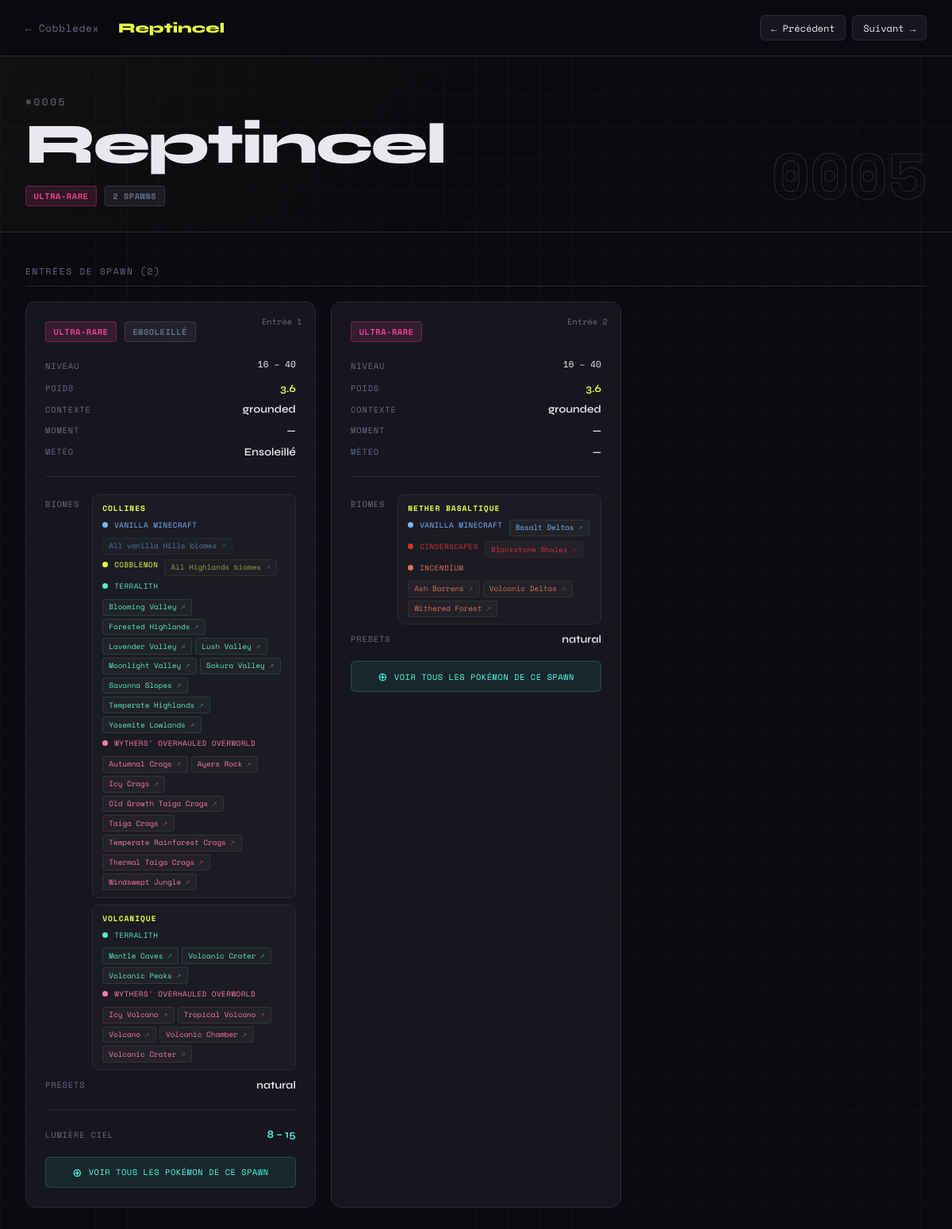
The page /pokemon/5 on the database its author committed.
### tables this page shows
CREATE TABLE pokemon_spawns (
            id               INTEGER PRIMARY KEY AUTOINCREMENT,
            numero           INTEGER,
            pokemon          TEXT,
            pokemon_en       TEXT,
            forme            TEXT,
            entree           INTEGER,
            bucket           TEXT,
            poids            REAL,
            niveau_min       INTEGER,
            niveau_max       INTEGER,
            biomes           TEXT,
            biomes_tags      TEXT,
            biomes_exclus    TEXT,
            biomes_exclus_tags TEXT,
            moment           TEXT,
            meteo            TEXT,
            multiplicateurs  TEXT,
            contexte         TEXT,
            presets          TEXT,
            conditions       TEXT,
            anticonditions   TEXT,
            lumiere_min      REAL,
            lumiere_max      REAL,
            peut_voir_ciel   TEXT,
            pattern          TEXT,
            structures       TEXT,
            structures_exclu TEXT,
            lune             TEXT,
            est_actif        INTEGER DEFAULT 1
        );

### app.py (the view)
@app.route("/pokemon/<int:numero>")
def pokemon_detail(numero):
    conn = get_db()
    rows = conn.execute(
        "SELECT * FROM pokemon_spawns WHERE numero = ? ORDER BY entree",
        (numero,)
    ).fetchall()
    conn.close()
    if not rows:
        abort(404)
    spawns = [dict(r) for r in rows]
    name = spawns[0]["pokemon"]
    for s in spawns:
        s["biomes_expanded"] = expand_spawn_biomes(s["biomes"])
        s["biomes_exclus_expanded"] = expand_spawn_biomes(s["biomes_exclus"])
        s["biomes_by_mod"] = expand_biomes_by_mod(s["biomes"])
        s["biomes_exclus_by_mod"] = expand_biomes_by_mod(s["biomes_exclus"])
    conn = get_db()
    prev_row = conn.execute(
        "SELECT DISTINCT numero FROM pokemon_spawns WHERE numero < ? ORDER BY numero DESC LIMIT 1",
        (numero,)
    ).fetchone()
    next_row = conn.execute(
        "SELECT DISTINCT numero FROM pokemon_spawns WHERE numero > ? ORDER BY numero ASC LIMIT 1",
        (numero,)
    ).fetchone()
    conn.close()
    return render_template("detail.html",
                           name=name,
                           numero=numero,
                           spawns=spawns,
                           prev_num=prev_row[0] if prev_row else None,
                           next_num=next_row[0] if next_row else None,
                           bucket_fr=BUCKET_FR,
                           moment_fr=MOMENT_FR,
                           meteo_fr=METEO_FR,
                           mod_colors=MOD_COLORS,
                           get_mod_color=get_mod_color)

### app.py (called while the page is built)
def get_db():
    conn = sqlite3.connect(DB_PATH)
    conn.row_factory = sqlite3.Row
    return conn

### biome_mapping.py (called while the page is built)
def get_real_biomes(tag_fr):
    return BIOME_MAP.get(tag_fr, [{"biome": tag_fr, "mod": "Tag Cobblemon"}])

def expand_spawn_biomes(biomes_str):
    if not biomes_str:
        return []
    return [{"tag": t.strip(), "biomes": get_real_biomes(t.strip())}
            for t in biomes_str.split(",") if t.strip()]

def get_mod_color(mod):
    return MOD_COLORS.get(mod, "#6a6a88")

def expand_biomes_by_mod(biomes_str):
    if not biomes_str:
        return []
    result = []
    for t in biomes_str.split(","):
        t = t.strip()
        if not t:
            continue
        real_biomes = get_real_biomes(t)
        by_mod = {}
        for b in real_biomes:
            mod = b["mod"]
            by_mod.setdefault(mod, []).append(b["biome"])
        result.append({"tag": t, "by_mod": by_mod})
    return result

### templates/detail.html (shortened to what this page needs)
<!DOCTYPE html>
<html lang="fr">
<head>
</head>
<body>
<nav>
  <a href="/" class="nav-back">← Cobbledex</a>
  <span class="nav-title">{{ name }}</span>
  <div class="nav-arrows">
    {% if prev_num %}
    <a href="/pokemon/{{ prev_num }}" class="nav-arrow">← Précédent</a>
    {% else %}
    <span class="nav-arrow disabled">← Précédent</span>
    {% endif %}
    {% if next_num %}
    <a href="/pokemon/{{ next_num }}" class="nav-arrow">Suivant →</a>
    {% else %}
    <span class="nav-arrow disabled">Suivant →</span>
    {% endif %}
  </div>
</nav>
<div class="hero">
  <div>
    <div class="hero-num">#{{ '%04d' % numero }}</div>
    <div class="hero-name">{{ name }}</div>
    <div class="hero-meta">
      {% set buckets_seen = [] %}
      {% for s in spawns %}
        {% if s.bucket and s.bucket not in buckets_seen %}
          {% if s.bucket == 'common' %}
            <span class="badge badge-common">{{ bucket_fr.get(s.bucket, s.bucket) }}</span>
          {% elif s.bucket == 'uncommon' %}
            <span class="badge badge-uncommon">{{ bucket_fr.get(s.bucket, s.bucket) }}</span>
          {% elif s.bucket == 'rare' %}
            <span class="badge badge-rare">{{ bucket_fr.get(s.bucket, s.bucket) }}</span>
          {% elif s.bucket == 'ultra-rare' %}
            <span class="badge badge-ultra-rare">{{ bucket_fr.get(s.bucket, s.bucket) }}</span>
          {% endif %}
        {% endif %}
      {% endfor %}
      <span class="badge badge-grey">{{ spawns|length }} spawn{{ 's' if spawns|length > 1 }}</span>
    </div>
  </div>
  <div class="hero-right">
    <div class="big-num">{{ '%04d' % numero }}</div>
  </div>
</div>
<div class="content">
  <div class="section-title">Entrées de spawn ({{ spawns|length }})</div>
  <div class="spawns-grid">
    {% for s in spawns %}
    {% set delay = loop.index0 * 0.05 %}
    <div class="spawn-card" style="animation-delay: {{ delay }}s">
      <div class="spawn-entry-num">Entrée {{ s.entree }}</div>
      <div class="spawn-header">
        {% if s.bucket == 'common' %}
          <span class="badge badge-common">{{ bucket_fr.get(s.bucket, s.bucket or '—') }}</span>
        {% elif s.bucket == 'uncommon' %}
          <span class="badge badge-uncommon">{{ bucket_fr.get(s.bucket, s.bucket or '—') }}</span>
        {% elif s.bucket == 'rare' %}
          <span class="badge badge-rare">{{ bucket_fr.get(s.bucket, s.bucket or '—') }}</span>
        {% elif s.bucket == 'ultra-rare' %}
          <span class="badge badge-ultra-rare">{{ bucket_fr.get(s.bucket, s.bucket or '—') }}</span>
        {% else %}
          <span class="badge badge-grey">—</span>
        {% endif %}
        {% if s.meteo and s.meteo != 'any' %}
          <span class="badge badge-grey">{{ meteo_fr.get(s.meteo, s.meteo) }}</span>
        {% endif %}
      </div>
      <div class="spawn-rows">
        <div class="spawn-row">
          <span class="spawn-key">Niveau</span>
          <div style="display:flex;flex-direction:column;align-items:flex-end;gap:4px">
            <span class="level-nums">{{ s.niveau_min or '?' }} – {{ s.niveau_max or '?' }}</span>
          </div>
        </div>
        <div class="spawn-row">
          <span class="spawn-key">Poids</span>
          <span class="spawn-val accent">{{ s.poids or '—' }}</span>
        </div>
        {% if s.contexte %}
        <div class="spawn-row">
          <span class="spawn-key">Contexte</span>
          <span class="spawn-val">{{ s.contexte }}</span>
        </div>
        {% endif %}
        <div class="spawn-row">
          <span class="spawn-key">Moment</span>
          <span class="spawn-val">{{ moment_fr.get(s.moment, s.moment or '—') }}</span>
        </div>
        <div class="spawn-row">
          <span class="spawn-key">Météo</span>
          <span class="spawn-val">{{ meteo_fr.get(s.meteo, s.meteo or '—') }}</span>
        </div>
        <hr class="separator" />
        {% if s.biomes_by_mod %}
        <div class="spawn-row" style="align-items:flex-start">
          <span class="spawn-key" style="padding-top:4px">Biomes</span>
          <div style="display:flex;flex-direction:column;gap:0.5rem;align-items:flex-end">
            {% for group in s.biomes_by_mod %}
            <div class="biome-group">
              <span class="biome-group-tag">{{ group.tag }}</span>
              {% for mod, blist in group.by_mod.items() %}
              <div class="biome-mod-row">
                <span class="biome-mod-dot" style="background:{{ get_mod_color(mod) }}"></span>
                <span class="biome-mod-name" style="color:{{ get_mod_color(mod) }}">{{ mod }}</span>
                <div class="biome-mod-chips">
                  {% for b in blist %}
                  {% if b.startswith('All ') %}
                  <span class="biome-chip" style="border-color:{{ get_mod_color(mod) }}22;color:{{ get_mod_color(mod) }};opacity:0.6;cursor:default" title="Tag groupé — non cliquable">{{ b }}</span>
                  {% else %}
                  <a class="biome-chip"
                     href="/spawns/biome-reel?biome={{ b | urlencode }}&mod={{ mod | urlencode }}&from={{ numero }}&entry={{ s.entree }}"
                     style="border-color:{{ get_mod_color(mod) }}22;color:{{ get_mod_color(mod) }}"
                     title="Voir tous les Pokémon de {{ b }}">{{ b }}</a>
                  {% endif %}
                  {% endfor %}
                </div>
              </div>
              {% endfor %}
            </div>
            {% endfor %}
          </div>
        </div>
        {% endif %}
        {% if s.presets %}
        <div class="spawn-row">
          <span class="spawn-key">Presets</span>
          <span class="spawn-val">{{ s.presets }}</span>
        </div>
        {% endif %}
        {% if s.lumiere_min is not none or s.lumiere_max is not none %}
        <hr class="separator" />
        <div class="spawn-row">
          <span class="spawn-key">Lumière ciel</span>
          <span class="spawn-val accent2">{{ s.lumiere_min | int if s.lumiere_min is not none else '?' }} – {{ s.lumiere_max | int if s.lumiere_max is not none else '?' }}</span>
        </div>
        {% endif %}
      </div>
      {% if s.biomes %}
      {% set biomes_encoded = s.biomes | replace(', ', ',') %}
      <a class="cospawn-btn"
         href="/spawns/biome?biomes={{ biomes_encoded | urlencode }}&from={{ numero }}&entry={{ s.entree }}">
        <span class="icon">⊕</span>
        Voir tous les Pokémon de ce spawn
      </a>
      {% endif %}
    </div>
    {% endfor %}
  </div>
</div>
</body>
</html>

### rows shown on the page
pokemon_spawns: pokemon "Reptincel", get "ULTRA-RARE", entree "1", get "ENSOLEILLÉ", niveau_min "16", niveau_max "40", poids "3.6", contexte "grounded", get "—", get "Ensoleillé", tag "COLLINES" "VOLCANIQUE", by_mod "VANILLA MINECRAFT" "COBBLEMON" "TERRALITH" "WYTHERS' OVERHAULED OVERWORLD" "TERRALITH" "WYTHERS' OVERHAULED OVERWORLD", blist "All vanilla Hills biomes" "All Highlands biomes", blist "Blooming Valley" "Forested Highlands" "Lavender Valley" "Lush Valley" "Moonlight Valley" "Sakura Valley" "Savanna Slopes" "Temperate Highlands" "Yosemite Lowlands" "Autumnal Crags" "Ayers Rock" "Icy Crags" "Old Growth Taiga Crags" "Taiga Crags" "Temperate Rainforest Crags" "Thermal Taiga Crags" "Windswept Jungle" "Mantle Caves" "Volcanic Crater" "Volcanic Peaks" "Icy Volcano" "Tropical Volcano" "Volcano" "Volcanic Chamber" "Volcanic Crater", presets "natural", lumiere_min "8", lumiere_max "15"
pokemon_spawns: entree "2", get "ULTRA-RARE", niveau_min "16", niveau_max "40", poids "3.6", contexte "grounded", get "—", tag "NETHER BASALTIQUE", by_mod "VANILLA MINECRAFT" "CINDERSCAPES" "INCENDIUM", blist "Basalt Deltas" "Blackstone Shales" "Ash Barrens" "Volcanic Deltas" "Withered Forest", presets "natural"

### other values the page prints
{{ '%04d' % numero }} "0005"
{{ spawns|length }} "2"
{{ 's' if spawns|length > 1 }} "S"
